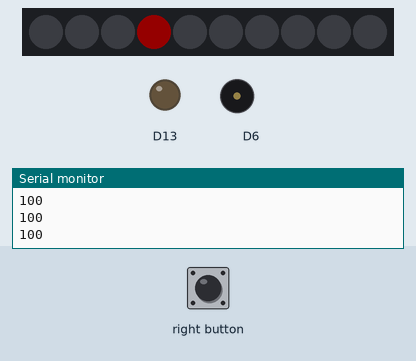
This sketch was run on a simulated Adafruit Circuit Playground Express. On the bench: 10 RGB LEDs in strip order, left to right, output pins drawn as LEDs (lit = HIGH), buzzer (waves = sounding), the last lines printed to the serial monitor. The test bench sets the inputs (shaded band). Dim RGB values are drawn brighter than linear.

Above: at 1.2 s.
1.3 s: right button pressed for 0.15 s
At 1.57 s:
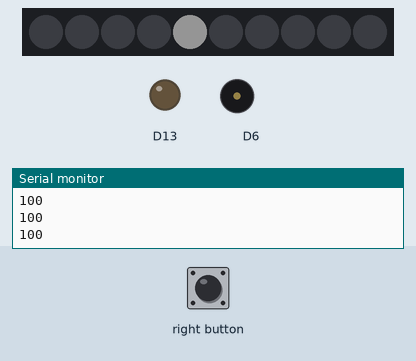
2.0 s: right button pressed for 1 s
At 2.68 s:
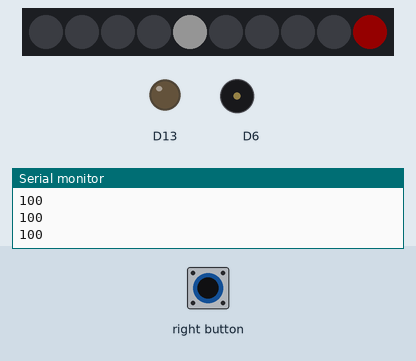
3.6 s: right button pressed for 0.15 s
At 4.15 s:
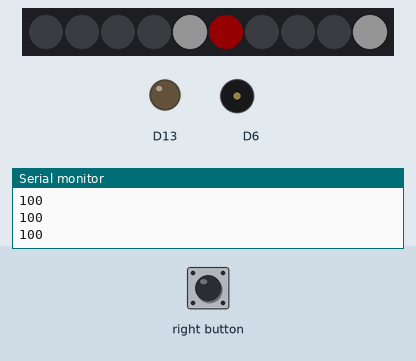
4.3 s: right button pressed for 1 s
At 5.38 s:
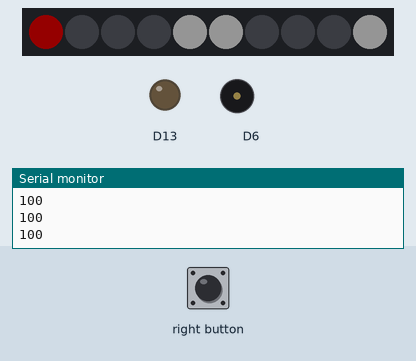
Timing chart, 0 to 6.9 s (numbered marks = the images above; inputs shaded):
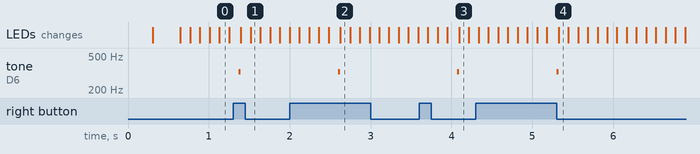

The sketch:

Engr103FinalProject.ino
```cpp
#include <Adafruit_CircuitPlayground.h>
#include <AsyncDelay.h>

//set up the button
int RB = 5;
volatile bool buttonFlag = 0;

int currentPin = 0; //used to tell where the scanning LED is at
bool endgame = 0; //check if the game has ended
bool endgameSongPlayed = 0; //check if the endgame animation/song is finished
int count = 0; //use to check the pin state of each pins
int accumulatedScore = 0; //check if all pins are turned on

AsyncDelay cooldown; //the cooldown between each press of the button
AsyncDelay sensorCooldown; //check the sensor after this interval

int volume = 0;

int pinState[10][2]{ //the storage space for the state of each pin. {pin number, pin state(on/off)}
  {0,0},
  {1,0},
  {2,0},
  {3,0},
  {4,0},
  {5,0},
  {6,0},
  {7,0},
  {8,0},
  {9,0},
};

int winSong[12][2]{ //the music played when the game ends
  {261.63,100},
  {261.63,100},
  {261.63,100},
  {261.63,300},
  {329.63,100},
  {329.63,100},
  {329.63,100},
  {329.63,300},
  {392,100},
  {392,100},
  {392,100},
  {523.25,600},
};

void setup(){
  Serial.begin(9600);
  CircuitPlayground.begin();
  attachInterrupt(digitalPinToInterrupt(RB), ButtonR, RISING); //set up interrupt for right button
  cooldown.start(1300, AsyncDelay::MILLIS); //start the timers
  sensorCooldown.start(100, AsyncDelay::MILLIS);
}

void loop(){
  if(sensorCooldown.isExpired()){ //detect and map the volume
    volume = CircuitPlayground.soundSensor();
    volume = map(volume, -1023, 1023, 0, 200);
    sensorCooldown.repeat();
  }

  if(endgame == 0){ //if the game is still going, let the game keep going
    puzzleclockwise(volume, pinState);
  }

  if(endgame == 1 && endgameSongPlayed == 0){ //if the game has ended and endgame song hasn't been played, play it and game over
    playPhrase(winSong, 12);
    CircuitPlayground.clearPixels();
    endgameSongPlayed = 1;
  }

  accumulatedScore = 0; //count the score by checking the pinState array. store the score in accumulated Score
  for(int i = 0; i < 10; i++){
    count = pinState[i][1];
    accumulatedScore = accumulatedScore + count;
  }


  if(accumulatedScore == 10){ //if all 10 LEDs are turned on, set endgame signal
    endgame = 1;
  }

  //Serial.println(accumulatedScore); //testing line
}

void puzzleclockwise(int volume, int pinState[][2]){ //main game function
  for(int j = 0; j < 10; j++){ //run through all 10 LEDs by reading the Pin number in PinState array
    int currentPin = pinState[j][0];
    int currentPinState = pinState[j][1]; //use a variable to store the pinState temporarily
    CircuitPlayground.setPixelColor(currentPin, 255, 0, 0); //set color

    if(buttonFlag == 1){ //when button is off cooldown and pressed, check if the player turned the light on or off
      if(cooldown.isExpired()){
        currentPinState = !currentPinState;
          if(currentPinState == 0){ //turned it off: play failure sound
            CircuitPlayground.playTone(107.65,25);
          }
          if(currentPinState == 1){ //turned it on: play success sound
            CircuitPlayground.playTone(329.63,25);
          }
        cooldown.repeat();
        buttonFlag = 0;
      }
    }

    /*if(!cooldown.isExpired()){ //test if the cooldown works
      Serial.println("yes");
    }
    if(cooldown.isExpired()){
      Serial.println("no");
    }*/

    pinState[j][1] = currentPinState; //change the state of the pin in the storage array

    delay(20 + volume); //light up for this long

    if(currentPinState == 0){ //check if the light is in closed state or open state right now and set it to the corresponding color
      CircuitPlayground.setPixelColor(currentPin, 0, 0, 0);
    }
    else{
      CircuitPlayground.setPixelColor(currentPin, 255, 255, 255);
    }

    delay(20 + volume);

    //Serial.println(currentPin); //test lines
    //Serial.println(currentPinState);
    //Serial.println(buttonFlag);
    Serial.println(volume);
  }
}

void ButtonR(){ //ISR for button
  buttonFlag= 1;
}

void playPhrase(int a[][2], int size){ // Step through 2D array and play {note, duration}
  for(int i = 0; i < size; i++){
    CircuitPlayground.playTone(a[i][0], a[i][1]);
    Serial.println(a[i][0]);
    delay(1);
  }
}
```

Measured:
- after the input at 1.3 s, tone on D6: silent → 329 Hz after 0.07 s, → silent 0.03 s later; the LEDs: first differ from a run without the input after 0.22 s (image 1)
- after the input at 2.0 s, tone on D6: silent → 329 Hz after 0.60 s, → silent 0.03 s later
- after the input at 3.6 s, tone on D6: silent → 329 Hz after 0.47 s, → silent 0.03 s later
- after the input at 4.3 s, tone on D6: silent → 329 Hz after 1.0 s, → silent 0.03 s later
